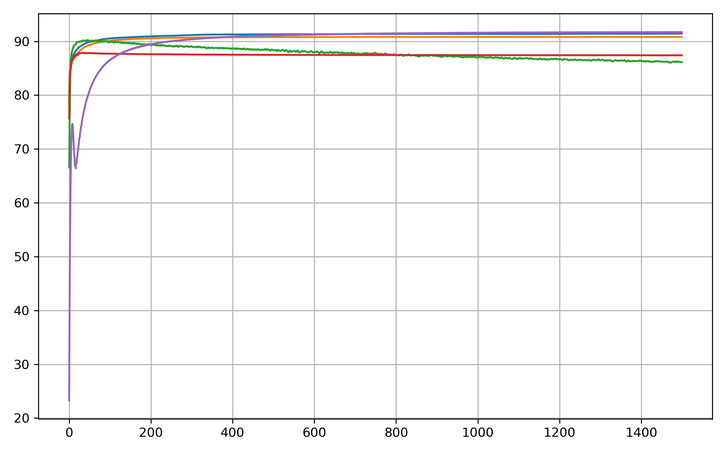
#> input picture figures/compare_sota_b0.png, 726 x 454 px, shrunk from 2400 x 1500 before the run
$ python com_vs_sota.py
#> lines starting #> are read from the running program, lines starting #| are printed output that depends on the picture
import matplotlib.pyplot as plt
import matplotlib.image as mpimg

compare_sota_b0 = "compare_sota_b0.png"
compare_sota_b4 = "compare_sota_b4.png"

def combine_matplotlib(out="COMBRIDGE_vs_SOTA.png"):
#> called with out = 'COMBRIDGE_vs_SOTA.png'
    img1 = mpimg.imread(compare_sota_b0)
#> img1 is the input picture: shape (454, 726, 4) float32; mean R, G, B, A 0.972, 0.97, 0.969, 1
    img2 = mpimg.imread(compare_sota_b4)
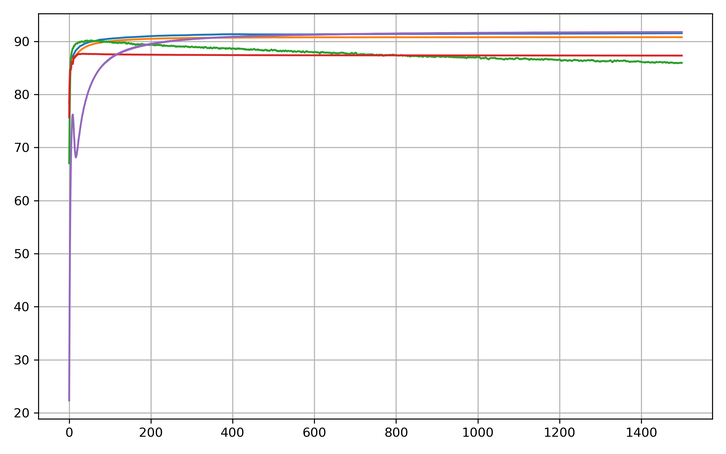
#> input picture figures/compare_sota_b4.png, 726 x 454 px, shrunk from 2400 x 1500 before the run
#> img2 is the input picture: shape (454, 726, 4) float32; mean R, G, B, A 0.972, 0.969, 0.969, 1

    fig, axes = plt.subplots(1, 2, figsize=(12, 5), dpi=300)

    # 左边图
    axes[0].imshow(img1)
    axes[0].set_title("no Byzantine nodes (b=0)", fontsize=20)
    axes[0].axis("off")

    # 右边图
    axes[1].imshow(img2)
    axes[1].set_title("with 4 Byzantine nodes (b=4)", fontsize=20)
    axes[1].axis("off")

    # 全局标签
    fig.text(0.5, 0.04, "Communication Rounds", ha="center", fontsize=20)
    fig.text(0.04, 0.5, "Mean Accuracy", va="center", rotation="vertical", fontsize=20)

    # 颜色与算法对应关系
    color_map = {
        "COMBRIDGE": "deepskyblue",
        "SecureDL": "orange",
        "RTC": "green",
        "UBAR": "red",
        "BRASO": "purple"
    }
    legend_patches = [plt.Line2D([0], [0], color=c, lw=2, label=name)
                      for name, c in color_map.items()]

    # 把 legend 放在右下角偏上一点
    axes[1].legend(
        handles=legend_patches,
        loc="lower right",
        bbox_to_anchor=(1.0, 0.25),  # 0.25 比默认 0.0 高一点
        fontsize=9,
        frameon=True,
        facecolor="white",
        framealpha=0.8
    )

    plt.subplots_adjust(wspace=0.02, left=0.08, right=0.95, top=0.9, bottom=0.12)

    fig.savefig(out, bbox_inches="tight", pad_inches=0.05)
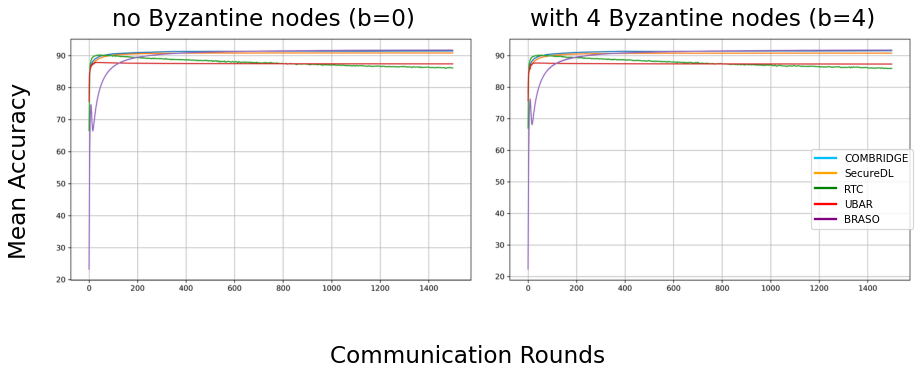
#> figure drawn by matplotlib, 2 panels
    plt.close(fig)

if __name__ == "__main__":
    combine_matplotlib()
